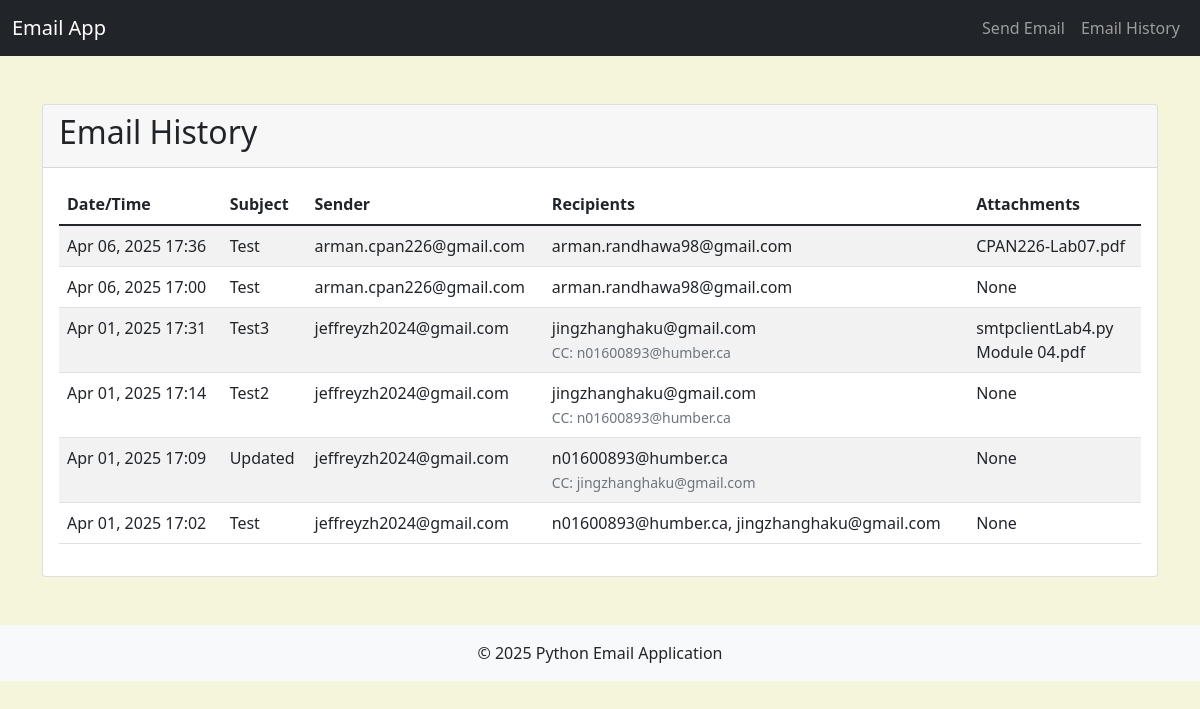
Before: /history/ with the older database file.
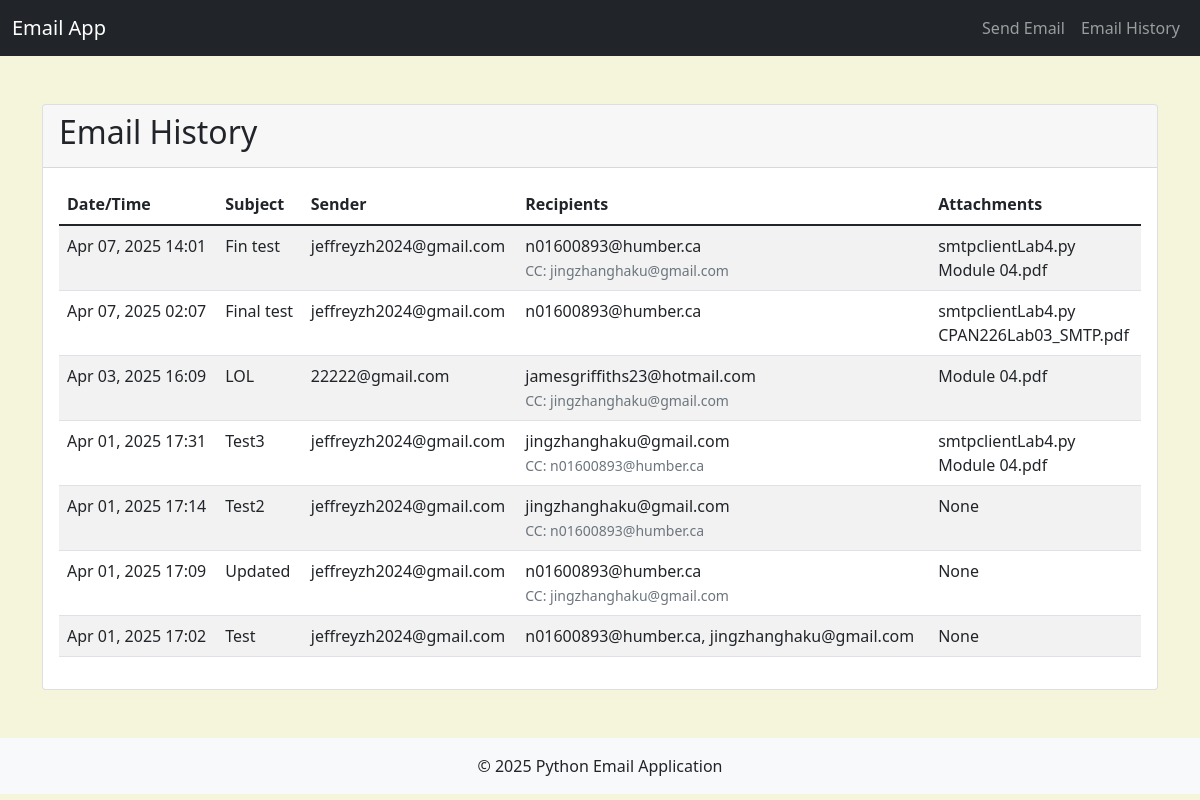
After: the same page with the newer database file.
### emailer/models.py (models this page shows, shortened)
class EmailHistory(models.Model):
    sender = models.EmailField()
    recipients = models.TextField()
    cc = models.TextField(blank=True)
    bcc = models.TextField(blank=True)  # New field for BCC addresses
    subject = models.CharField(max_length=255)
    body = models.TextField()
    sent_at = models.DateTimeField(auto_now_add=True)
    attachment_names = models.TextField(blank=True)  # Stored as JSON string

### emailer/views.py (the view)
# urls.py: path('history/', views.email_history, name='email_history'),
def email_history(request):
    emails = EmailHistory.objects.all().order_by('-sent_at')
    for email in emails:
        if email.attachment_names:
            try:
                email.attachment_list = json.loads(email.attachment_names)
            except:
                email.attachment_list = []
        else:
            email.attachment_list = []
    return render(request, 'emailer/history.html', {'emails': emails})

### emailer/templates/emailer/history.html (shortened to what this page needs)
{% extends 'emailer/base.html' %}
{% block content %}
<div class="card">
    <div class="card-header">
        <h2>Email History</h2>
    </div>
    <div class="card-body">
        {% if emails %}
        <div class="table-responsive">
            <table class="table table-striped">
                <thead>
                    <tr>
                        <th>Date/Time</th>
                        <th>Subject</th>
                        <th>Sender</th>
                        <th>Recipients</th>
                        <th>Attachments</th>
                    </tr>
                </thead>
                <tbody>
                    {% for email in emails %}
                    <tr>
                        <td>{{ email.sent_at|date:"M d, Y H:i" }}</td>
                        <td>{{ email.subject }}</td>
                        <td>{{ email.sender }}</td>
                        <td>{{ email.recipients }}{% if email.cc %}<br><small class="text-muted">CC: {{ email.cc }}</small>{% endif %}</td>
                        <td>
                            {% if email.attachment_list %}
                                <ul class="list-unstyled mb-0">
                                {% for attachment in email.attachment_list %}
                                    <li>{{ attachment }}</li>
                                {% endfor %}
                                </ul>
                            {% else %}
                                None
                            {% endif %}
                        </td>
                    </tr>
                    {% endfor %}
                </tbody>
            </table>
        </div>
        {% else %}
        <p>No emails have been sent yet.</p>
        {% endif %}
    </div>
</div>
{% endblock %}

### emailer/templates/emailer/base.html (shortened to what this page needs)
<!DOCTYPE html>
<html lang="en">
<head>
  <link
    href="https://cdn.jsdelivr.net/npm/bootstrap@5.1.3/dist/css/bootstrap.min.css"
    rel="stylesheet"
  />
  <link
    rel="stylesheet"
    href="https://cdn.jsdelivr.net/npm/bootstrap-icons@1.10.5/font/bootstrap-icons.css"
  />
</head>
<body>
  <nav class="navbar navbar-expand-lg navbar-dark bg-dark">
    <div class="container-fluid">
      <a class="navbar-brand" href="#">Email App</a>
      <div class="collapse navbar-collapse" id="navbarNav">
        <ul class="navbar-nav ms-auto">
          <li class="nav-item">
            <a class="nav-link" href="{% url 'email_form' %}">Send Email</a>
          </li>
          <li class="nav-item">
            <a class="nav-link" href="{% url 'email_history' %}">Email History</a>
          </li>
        </ul>
      </div>
    </div>
  </nav>
  <div class="container my-5">
    {% block content %}{% endblock %}
  </div>
  <footer class="bg-light text-center py-3">
    <p class="mb-0">© 2025 Python Email Application</p>
  </footer>
</body>
</html>

### emailer/templates/emailer/base.html (style rules this page uses)
body { background-color: #F5F5DC; }

Changed rows visible on the page:
added EmailHistory: sent_at "Apr 07, 2025 14:01", subject "Fin test", sender "jeffreyzh2024@gmail.com", recipients "n01600893@humber.ca", cc "jingzhanghaku@gmail.com", attachment_list "smtpclientLab4.py" "Module 04.pdf"
changed EmailHistory: sent_at "Apr 06, 2025 17:36" → "Apr 07, 2025 02:07"; subject "Test" → "Final test"; sender "arman.cpan226@gmail.com" → "jeffreyzh2024@gmail.com"; recipients "arman.randhawa98@gmail.com" → "n01600893@humber.ca"
changed EmailHistory: sent_at "Apr 06, 2025 17:00" → "Apr 03, 2025 16:09"; subject "Test" → "LOL"; sender "arman.cpan226@gmail.com" → "22222@gmail.com"; recipients "arman.randhawa98@gmail.com" → "jamesgriffiths23@hotmail.com"; cc (not shown) → "jingzhanghaku@gmail.com"; no longer shows "None"
Other visible differences:
new list line: "smtpclientLab4.py"
new list line: "CPAN226Lab03_SMTP.pdf"
new list line: "Module 04.pdf"
list line gone: "CPAN226-Lab07.pdf"
